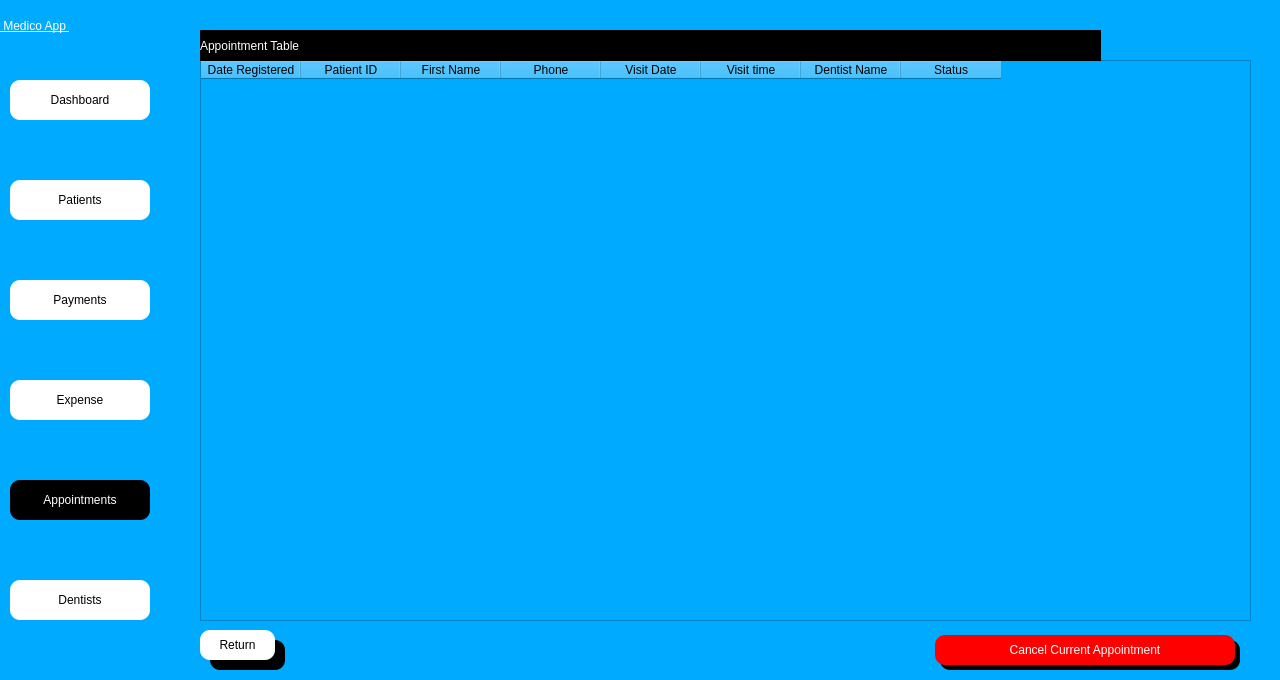
<?xml version="1.0" encoding="UTF-8"?>
<ui version="4.0">
 <class>Dialog</class>
 <widget class="QDialog" name="Dialog">
  <property name="geometry">
   <rect>
    <x>0</x>
    <y>0</y>
    <width>1280</width>
    <height>680</height>
   </rect>
  </property>
  <property name="windowTitle">
   <string>Dialog</string>
  </property>
  <property name="styleSheet">
   <string notr="true">background-color: rgb(0, 170, 255);</string>
  </property>
  <widget class="QWidget" name="side_bar" native="true">
   <property name="geometry">
    <rect>
     <x>0</x>
     <y>0</y>
     <width>160</width>
     <height>681</height>
    </rect>
   </property>
   <property name="styleSheet">
    <string notr="true">
background-color: rgba(170, 170, 255,.5);
</string>
   </property>
   <widget class="QPushButton" name="patient_btn">
    <property name="geometry">
     <rect>
      <x>10</x>
      <y>180</y>
      <width>140</width>
      <height>40</height>
     </rect>
    </property>
    <property name="styleSheet">
     <string notr="true">QPushButton{


font:  14pt &quot;Segoe UI &quot;;
background-color: rgb(255, 255, 255);
border-top-left-radius:10px;
border-bottom-left-radius:10px;
border-top-right-radius:10px;
border-bottom-right-radius:10px;}
QPushButton:hover{
	background-color: rgb(161, 161, 161);
	color: rgb(255, 255, 255);
}</string>
    </property>
    <property name="text">
     <string>Patients</string>
    </property>
    <property name="icon">
     <iconset>
      <normaloff>../Medico_modern/patientdownload .png</normaloff>../Medico_modern/patientdownload .png</iconset>
    </property>
   </widget>
   <widget class="QPushButton" name="dash_btn">
    <property name="geometry">
     <rect>
      <x>10</x>
      <y>80</y>
      <width>140</width>
      <height>40</height>
     </rect>
    </property>
    <property name="styleSheet">
     <string notr="true">QPushButton{


font:  14pt &quot;Segoe UI &quot;;
background-color: rgb(255, 255, 255);
border-top-left-radius:10px;
border-bottom-left-radius:10px;
border-top-right-radius:10px;
border-bottom-right-radius:10px;}
QPushButton:hover{
	background-color: rgb(161, 161, 161);
	color: rgb(255, 255, 255);
}</string>
    </property>
    <property name="text">
     <string>Dashboard</string>
    </property>
    <property name="icon">
     <iconset>
      <normaloff>../Medico_modern/dashboard.png</normaloff>../Medico_modern/dashboard.png</iconset>
    </property>
   </widget>
   <widget class="QPushButton" name="appointment_btn">
    <property name="geometry">
     <rect>
      <x>10</x>
      <y>480</y>
      <width>140</width>
      <height>40</height>
     </rect>
    </property>
    <property name="styleSheet">
     <string notr="true">
QPushButton{


font:  14pt &quot;Segoe UI &quot;;
background-color: rgb(255, 255, 255);
border-top-left-radius:10px;
border-bottom-left-radius:10px;
border-top-right-radius:10px;
border-bottom-right-radius:10px;

	background-color: rgb(0, 0, 0);
	color: rgb(255, 255, 255);
}

QPushButton:hover{
	background-color: rgb(161, 161, 161);
	color: rgb(255, 255, 255);
}
</string>
    </property>
    <property name="text">
     <string>Appointments</string>
    </property>
    <property name="icon">
     <iconset>
      <normaloff>../Medico_modern/appointmentdownload (1).png</normaloff>../Medico_modern/appointmentdownload (1).png</iconset>
    </property>
   </widget>
   <widget class="QPushButton" name="dentist_btn">
    <property name="geometry">
     <rect>
      <x>10</x>
      <y>580</y>
      <width>140</width>
      <height>40</height>
     </rect>
    </property>
    <property name="styleSheet">
     <string notr="true">QPushButton{


font:  14pt &quot;Segoe UI &quot;;
background-color: rgb(255, 255, 255);
border-top-left-radius:10px;
border-bottom-left-radius:10px;
border-top-right-radius:10px;
border-bottom-right-radius:10px;}
QPushButton:hover{
	background-color: rgb(161, 161, 161);
	color: rgb(255, 255, 255);
}</string>
    </property>
    <property name="text">
     <string>Dentists</string>
    </property>
    <property name="icon">
     <iconset>
      <normaloff>../Medico_modern/dentistimages.png</normaloff>../Medico_modern/dentistimages.png</iconset>
    </property>
   </widget>
   <widget class="QPushButton" name="payment_btn">
    <property name="geometry">
     <rect>
      <x>10</x>
      <y>280</y>
      <width>140</width>
      <height>40</height>
     </rect>
    </property>
    <property name="styleSheet">
     <string notr="true">QPushButton{


font:  14pt &quot;Segoe UI &quot;;
background-color: rgb(255, 255, 255);
border-top-left-radius:10px;
border-bottom-left-radius:10px;
border-top-right-radius:10px;
border-bottom-right-radius:10px;}
QPushButton:hover{
	background-color: rgb(161, 161, 161);
	color: rgb(255, 255, 255);
}</string>
    </property>
    <property name="text">
     <string>Payments</string>
    </property>
    <property name="icon">
     <iconset>
      <normaloff>../Medico_modern/billingdownload (1).png</normaloff>../Medico_modern/billingdownload (1).png</iconset>
    </property>
   </widget>
   <widget class="QPushButton" name="expense_btn">
    <property name="geometry">
     <rect>
      <x>10</x>
      <y>380</y>
      <width>140</width>
      <height>40</height>
     </rect>
    </property>
    <property name="styleSheet">
     <string notr="true">QPushButton{


font:  14pt &quot;Segoe UI &quot;;
background-color: rgb(255, 255, 255);
border-top-left-radius:10px;
border-bottom-left-radius:10px;
border-top-right-radius:10px;
border-bottom-right-radius:10px;}
QPushButton:hover{
	background-color: rgb(161, 161, 161);
	color: rgb(255, 255, 255);
}</string>
    </property>
    <property name="text">
     <string>Expense</string>
    </property>
    <property name="icon">
     <iconset>
      <normaloff>../Medico_modern/billingdownload (1).png</normaloff>../Medico_modern/billingdownload (1).png</iconset>
    </property>
   </widget>
   <widget class="QLabel" name="label_4">
    <property name="geometry">
     <rect>
      <x>0</x>
      <y>0</y>
      <width>161</width>
      <height>51</height>
     </rect>
    </property>
    <property name="styleSheet">
     <string notr="true">font: 20pt &quot;MS Shell Dlg 2&quot;;
font: 75 20pt &quot;MS Shell Dlg 2&quot;;
text-decoration: underline;
font: 22pt &quot;MS Shell Dlg 2&quot;;
background-color: rgba(255, 255, 255,0);
color: rgb(255, 255, 255);
</string>
    </property>
    <property name="text">
     <string> Medico App </string>
    </property>
   </widget>
  </widget>
  <widget class="QTableWidget" name="appointment_table">
   <property name="geometry">
    <rect>
     <x>200</x>
     <y>60</y>
     <width>1051</width>
     <height>561</height>
    </rect>
   </property>
   <property name="styleSheet">
    <string notr="true">background-color: rgba(255, 255, 255,.85);
font:  12pt &quot;Segoe UI &quot;;</string>
   </property>
   <column>
    <property name="text">
     <string>Date Registered</string>
    </property>
   </column>
   <column>
    <property name="text">
     <string>Patient ID</string>
    </property>
   </column>
   <column>
    <property name="text">
     <string>First Name</string>
    </property>
   </column>
   <column>
    <property name="text">
     <string>Phone</string>
    </property>
   </column>
   <column>
    <property name="text">
     <string>Visit Date</string>
    </property>
   </column>
   <column>
    <property name="text">
     <string>Visit time</string>
    </property>
   </column>
   <column>
    <property name="text">
     <string>Dentist Name</string>
    </property>
   </column>
   <column>
    <property name="text">
     <string>Status</string>
    </property>
   </column>
  </widget>
  <widget class="QLabel" name="visit_date">
   <property name="geometry">
    <rect>
     <x>200</x>
     <y>30</y>
     <width>901</width>
     <height>31</height>
    </rect>
   </property>
   <property name="styleSheet">
    <string notr="true">
color: rgb(255, 255, 255);
background-color: rgb(0, 0, 0);

font:  14pt &quot;Segoe UI &quot;;</string>
   </property>
   <property name="text">
    <string>Appointment Table</string>
   </property>
  </widget>
  <widget class="QLabel" name="label">
   <property name="geometry">
    <rect>
     <x>0</x>
     <y>0</y>
     <width>1281</width>
     <height>680</height>
    </rect>
   </property>
   <property name="text">
    <string/>
   </property>
   <property name="pixmap">
    <pixmap>Images/jonathan-borba-W9YEY6G8LVM-unsplash.jpg</pixmap>
   </property>
   <property name="scaledContents">
    <bool>true</bool>
   </property>
  </widget>
  <widget class="QPushButton" name="return_btn">
   <property name="geometry">
    <rect>
     <x>200</x>
     <y>630</y>
     <width>75</width>
     <height>30</height>
    </rect>
   </property>
   <property name="styleSheet">
    <string notr="true">QPushButton{


font:  14pt &quot;Segoe UI &quot;;
background-color: rgb(255, 255, 255);
border-top-left-radius:10px;
border-bottom-left-radius:10px;
border-top-right-radius:10px;
border-bottom-right-radius:10px;}
QPushButton:hover{
	background-color: rgb(161, 161, 161);
	color: rgb(255, 255, 255);
}</string>
   </property>
   <property name="text">
    <string>Return</string>
   </property>
  </widget>
  <widget class="QLabel" name="label_2">
   <property name="geometry">
    <rect>
     <x>210</x>
     <y>640</y>
     <width>75</width>
     <height>30</height>
    </rect>
   </property>
   <property name="styleSheet">
    <string notr="true">background-color: rgb(0, 0, 0);
font: 12pt &quot;MS Shell Dlg 2&quot;;
border-top-left-radius:10px;
border-bottom-left-radius:10px;
border-top-right-radius:10px;
border-bottom-right-radius:10px;
color: rgb(255, 255, 255);
</string>
   </property>
   <property name="text">
    <string/>
   </property>
  </widget>
  <widget class="QPushButton" name="cancel_btn">
   <property name="geometry">
    <rect>
     <x>935</x>
     <y>635</y>
     <width>300</width>
     <height>30</height>
    </rect>
   </property>
   <property name="styleSheet">
    <string notr="true">QPushButton{
	background-color: rgb(255, 0, 0);

font:  14pt &quot;Segoe UI &quot;;
	color: rgb(255, 255, 255);
border-top-left-radius:10px;
border-bottom-left-radius:10px;
border-top-right-radius:10px;
border-bottom-right-radius:10px;}
QPushButton:hover{
	background-color: rgb(255, 0, 0);
	background-color: rgb(255, 85, 0);
	color: rgb(255, 255, 255);
}</string>
   </property>
   <property name="text">
    <string>Cancel Current Appointment</string>
   </property>
  </widget>
  <widget class="QLabel" name="label_5">
   <property name="geometry">
    <rect>
     <x>940</x>
     <y>640</y>
     <width>300</width>
     <height>30</height>
    </rect>
   </property>
   <property name="styleSheet">
    <string notr="true">background-color: rgb(0, 0, 0);
font: 12pt &quot;MS Shell Dlg 2&quot;;
border-top-left-radius:10px;
border-bottom-left-radius:10px;
border-top-right-radius:10px;
border-bottom-right-radius:10px;
color: rgb(255, 255, 255);
</string>
   </property>
   <property name="text">
    <string>Cancel Current Appointment</string>
   </property>
  </widget>
  <zorder>label</zorder>
  <zorder>side_bar</zorder>
  <zorder>appointment_table</zorder>
  <zorder>visit_date</zorder>
  <zorder>label_2</zorder>
  <zorder>return_btn</zorder>
  <zorder>label_5</zorder>
  <zorder>cancel_btn</zorder>
 </widget>
 <resources/>
 <connections/>
</ui>
